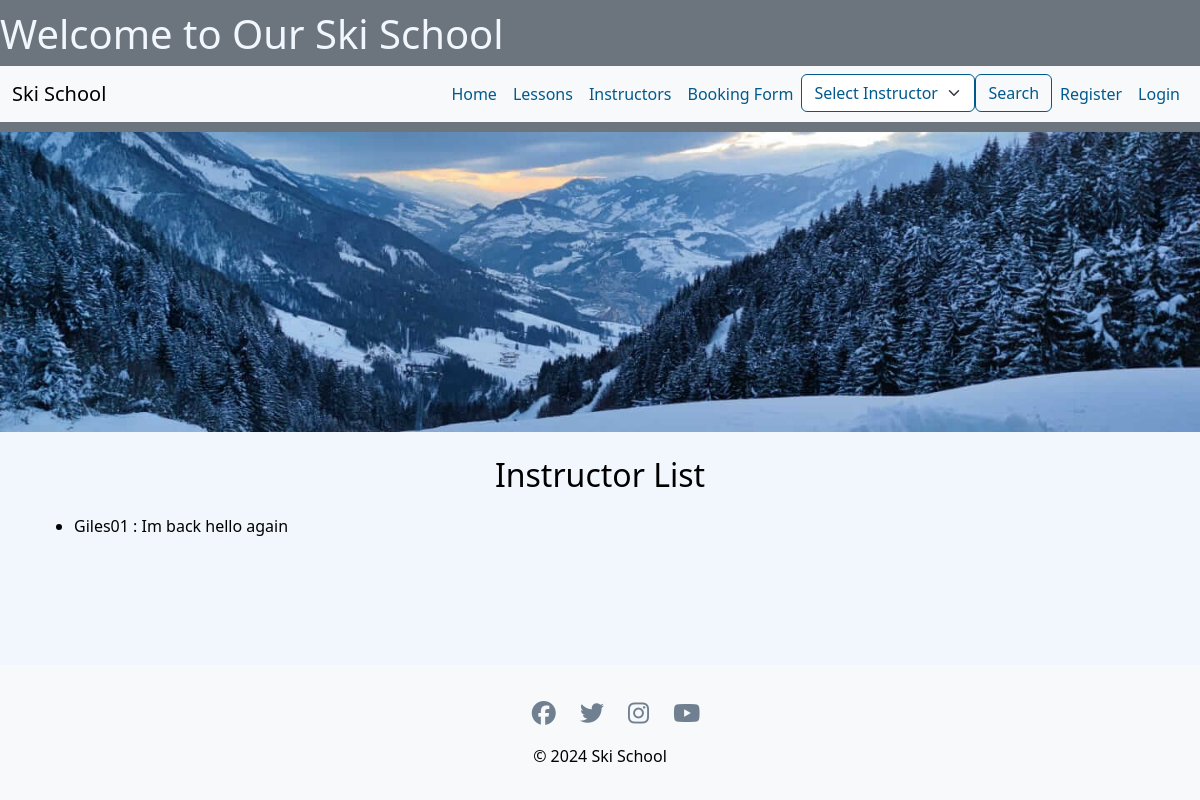
Page /instructors/ on the earlier database version.
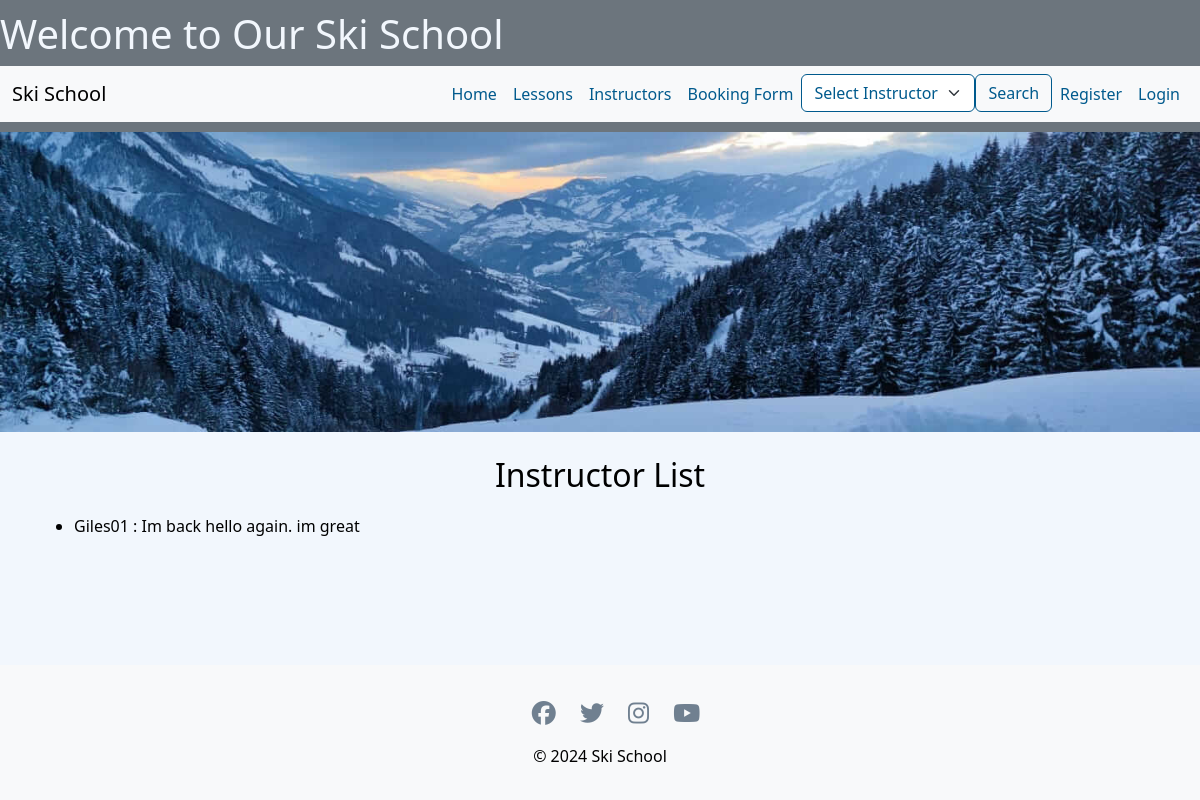
Same page on the later database version.
### booking/models.py (models this page shows)
class Instructor(models.Model):
    user = models.OneToOneField(User, on_delete=models.CASCADE)
    bio = models.TextField(blank=True)
    def __str__(self):
        return self.user.username

### booking/views.py (the view)
# urls.py: path('instructors/', views.instructor_list, name='instructor_list'),
def instructor_list(request):
    instructors = Instructor.objects.all()  # Retrieve all instructors from the database
    return render(request, 'booking/instructor_list.html', {'instructors': instructors})

### booking/context_processors.py (called while the page is built)
def instructors(request):
    return {'instructors': Instructor.objects.all()}

### booking/templates/booking/instructor_list.html (shortened to what this page needs)
{% extends 'booking/base.html' %}
{% block content %}
    <h2>Instructor List</h2>
    <ul>
        {% for instructor in instructors %}
            <li>{{ instructor }} : {{ instructor.bio }} </li>
        {% endfor %}
    </ul>
{% endblock %}

Differences in the rows shown:
changed Instructor "Giles01": bio "Im back hello again" → "Im back hello again. im great"
